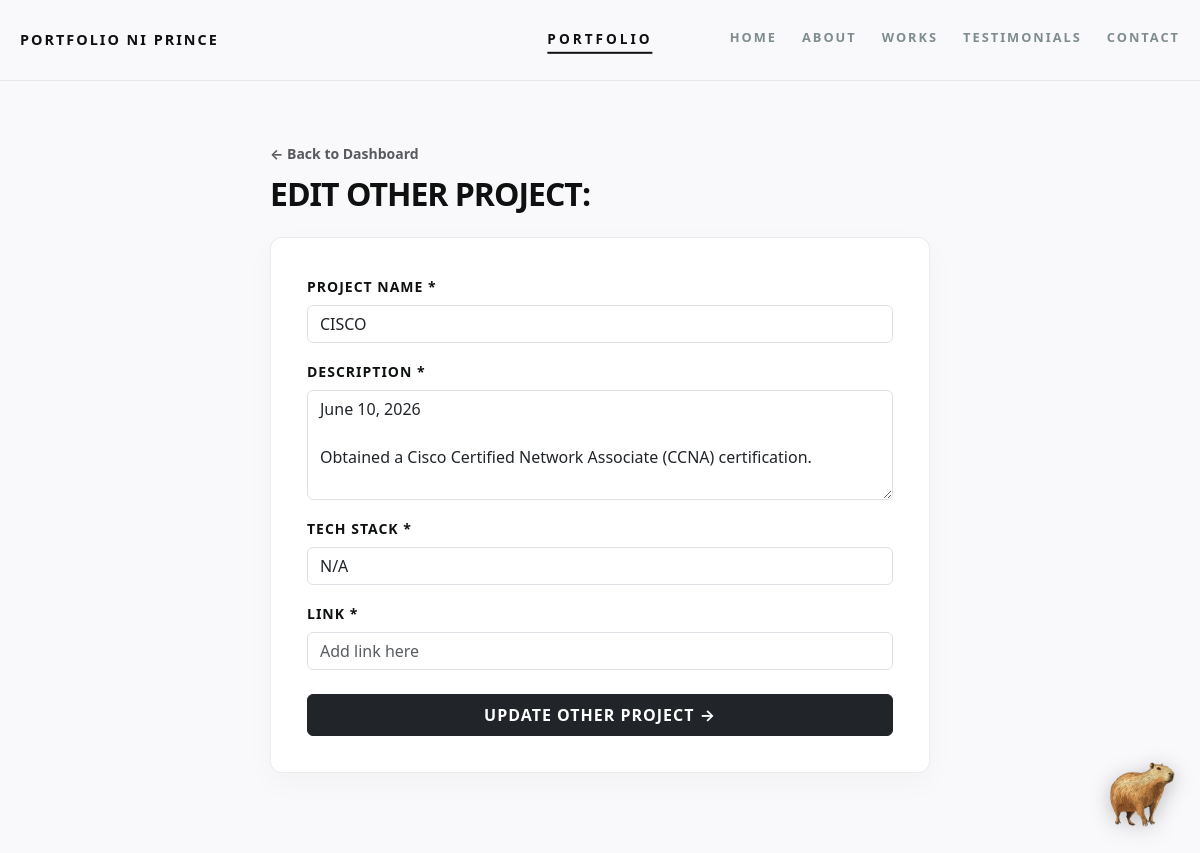
Page /dashboard/otherproject/1/edit/ (signed in) on the committed database.
### portDATA/models.py (models this page shows, shortened)
class OtherProjDATA(models.Model):
    project_name = models.CharField(max_length=100)
    description = models.TextField()
    tech_stack = models.CharField(max_length=367)
    link = models.URLField(max_length=400, blank=True, null=True)

### portDATA/views.py (the view)
# urls.py: path('dashboard/otherproject/<int:other_id>/edit/', views.edit_otherproject, name='edit_otherproject'),
@superuser_required
def edit_otherproject(request, other_id):
    other_proj = get_object_or_404(OtherProjDATA, id=other_id)
    if request.method == 'POST':
        form = OtherProjDATAForm(request.POST, instance=other_proj)
        if form.is_valid():
            form.save()
            return redirect('dashboard')
    else:
        form = OtherProjDATAForm(instance=other_proj)
    return render(request, 'edit_otherproject.html', {'form': form, 'other_proj': other_proj})

### portDATA/forms.py
class OtherProjDATAForm(forms.ModelForm):
    class Meta:
        model = OtherProjDATA
        fields = ['project_name', 'description', 'tech_stack', 'link']
        widgets = {
            'project_name': forms.TextInput(attrs={'class': 'form-control', 'placeholder': 'e.g., Project stuffs'}),
            'description': forms.Textarea(attrs={'class': 'form-control', 'rows': 4, 'placeholder': 'Project teaaa...'}),
            'tech_stack': forms.TextInput(attrs={'class': 'form-control', 'placeholder': 'e.g., Python, Django, Bootstrap'}),
            'link': forms.URLInput(attrs={'class': 'form-control', 'placeholder': 'Add link here'}),
        }

### portDATA/views.py (called while the page is built)
def superuser_required(view_func):
    decorator = user_passes_test(
        lambda u: u.is_authenticated and u.is_superuser,
        login_url='admin_login'
    )
    return decorator(view_func)

### templates/edit_otherproject.html (shortened to what this page needs)
{% extends 'base.html' %}
{% load static %}
{% block content %}
<main class="centered-content-wrapper" style="max-width: 700px; padding-top: 60px; padding-bottom: 80px;">
    <div class="mb-4">
        <a href="{% url 'dashboard' %}" class="text-decoration-none fw-bold text-muted small">← Back to Dashboard</a>
        <h2 style="font-size: 2rem; font-weight: 800; letter-spacing: -1px; text-transform: uppercase; margin-top: 10px; color: var(--text-heading);">
            Edit Other Project: {{ other_project.project_name }}
        </h2>
    </div>
    <div style="background: #ffffff; border-radius: 12px; padding: 36px; border: 1px solid rgba(0,0,0,0.08); box-shadow: 0 10px 30px rgba(0,0,0,0.03);">
        <form method="POST">
            <div class="mb-3">
                <label class="form-label fw-bold text-uppercase small" style="letter-spacing: 1px;">Project Name *</label>
                {{ form.project_name }}
            </div>
            <div class="mb-3">
                <label class="form-label fw-bold text-uppercase small" style="letter-spacing: 1px;">Description *</label>
                {{ form.description }}
            </div>
            <div class="mb-3">
                <label class="form-label fw-bold text-uppercase small" style="letter-spacing: 1px;">Tech Stack *</label>
                {{ form.tech_stack }}
            </div>
            <div class="mb-4">
                <label class="form-label fw-bold text-uppercase small" style="letter-spacing: 1px;">Link *</label>
                {{ form.link }}
            </div>
            <button type="submit" class="btn btn-dark w-100 py-2 fw-bold text-uppercase" style="letter-spacing: 1px;">
                Update Other Project →
            </button>
        </form>
    </div>
</main>
{% endblock %}

### static/css/styles.css (style rules this page uses)
:root { --bg-main: #f9f9fb; --panel-dark: #2d3436; --rndm-bx-lmnt: #4cd886; --mega-undrln: #118b11; --text-heading: #0f1111; --text-muted: #7f8c8d; --transition-smooth: cubic-bezier(0.25, 1, 0.5, 1); }
body { background-color: var(--bg-main); color: var(--text-heading); min-height: 100vh; overflow-x: hidden; }
.centered-content-wrapper { max-width: 1250px; margin: 0 auto; padding: 0 20px; }

### rows in the picture
OtherProjDATA: project_name "CISCO", description "June 10, 2026 Obtained a Cisco Certified Network Associate (CCNA) certification.", tech_stack "N/A"
